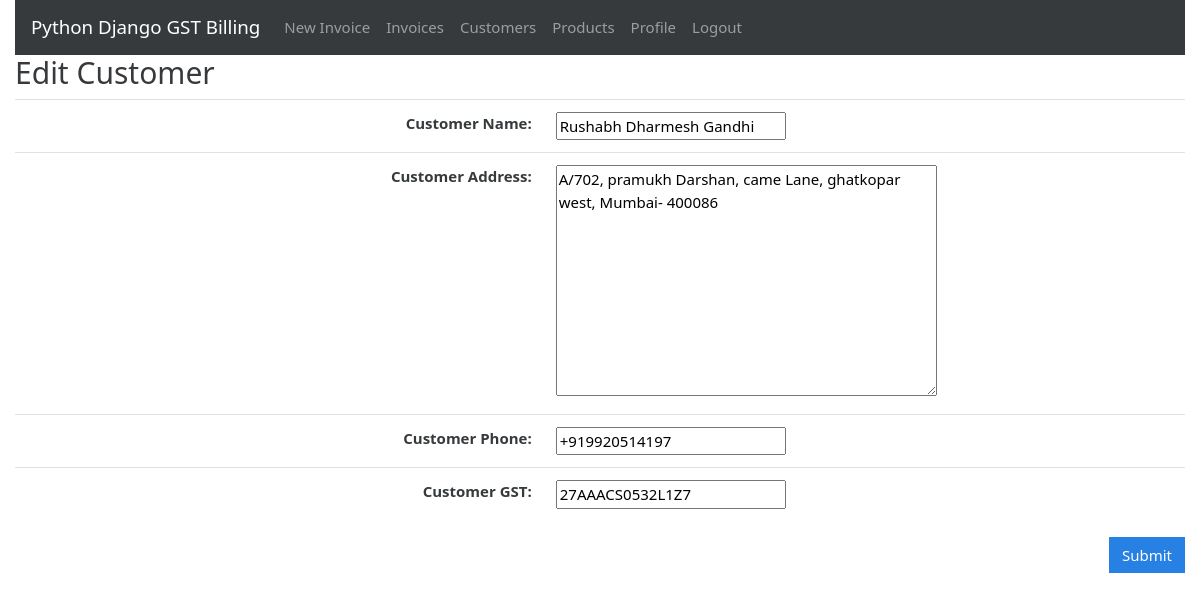
Page /customers/edit/5 (signed in) on the committed database.
### gstbillingapp/models.py (models this page shows, shortened)
class Customer(models.Model):
    customer_name = models.CharField(max_length=200)
    customer_address = models.TextField(max_length=600, blank=True, null=True)
    customer_phone = models.CharField(max_length=14, blank=True, null=True)
    customer_gst = models.CharField(max_length=15, blank=True, null=True)

### gstbillingapp/views.py (the view)
# urls.py: path('customers/edit/<int:customer_id>', views.customer_edit, name='customer_edit'),
@login_required
def customer_edit(request, customer_id):
    customer_obj = get_object_or_404(Customer, id=customer_id)
    if request.method == "POST":
        customer_form = CustomerForm(request.POST, instance=customer_obj)
        if customer_form.is_valid():
            new_customer = customer_form.save()
            return redirect('customers')
    context = {}
    context['customer_form'] = CustomerForm(instance=customer_obj)
    return render(request, 'gstbillingapp/customer_edit.html', context)

### gstbillingapp/forms.py
class CustomerForm(ModelForm):
     class Meta:
         model = Customer
         fields = ['customer_name', 'customer_address', 'customer_phone', 'customer_gst']

### gstbillingapp/templates/gstbillingapp/customer_edit.html (shortened to what this page needs)
{% extends "gstbillingapp/base.html" %}
{% load static %}
{% block content %}
<h2>Edit Customer</h2>
<form method="POST">
	<table class="table">
		<tbody class="two-col-form">
			<tr>
				<th scope="row" class="text-right">Customer Name:</th>
				<td class="form-input-td">{{customer_form.customer_name}}</td>
			</tr>
			<tr>
				<th scope="row" class="text-right">Customer Address:</th>
				<td class="form-input-td">{{customer_form.customer_address}}</td>
			</tr>
			<tr>
				<th scope="row" class="text-right">Customer Phone:</th>
				<td class="form-input-td">{{customer_form.customer_phone}}</td>
			</tr>
			<tr>
				<th scope="row" class="text-right">Customer GST:</th>
				<td class="form-input-td" pattern="([A-Za-z0-9]{15})|(^$)">{{customer_form.customer_gst}}</td>
			</tr>
		</tbody>
	</table>
	<input type="submit" class="btn btn-primary float-right" value="Submit">
</form>
{% endblock %}

### gstbillingapp/static/gstbillingapp/main.css (style rules this page uses)
.two-col-form td, .two-col-form th { width: 25%; }

### rows in the picture
Customer: customer_name "Rushabh Dharmesh Gandhi", customer_address "A/702, pramukh Darshan, came Lane, ghatkopar west, Mumbai- 400086", customer_phone "+919920514197", customer_gst "27AAACS0532L1Z7"
